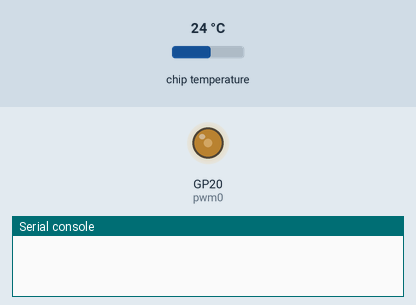
Simulated run of this program. Board: Raspberry Pi Pico running MicroPython. On the bench: output pins drawn as LEDs (lit = HIGH), the last lines printed to the serial console. The test bench sets the inputs (shaded band); at power-on: chip temperature 24 °C.

Above: at 0.1 s.
At 15.1 s:
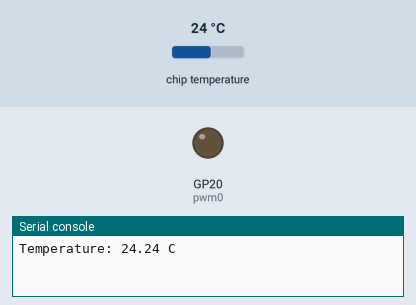
Timing chart, 0 to 16.6 s (numbered marks = the images above):
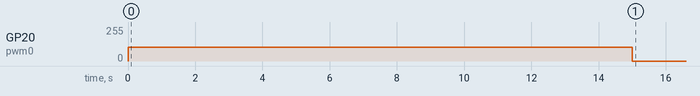

The program:

main.py
```python
from machine import lightsleep, Pin, PWM, ADC
from time import sleep

# Initialize the temperature sensor (connected to ADC pin 4)
sensor_temp = ADC(4)
conversion_factor = 3.3 / (65535)

# Initialize the temperature sensor (connected to ADC pin 4)
sensor_temp = ADC(4)
MAX_DUTY_CYCLE = 65_535
FORTY_PERCENT_DUTY_CYCLE = (MAX_DUTY_CYCLE * 2) // 5

# PWM fans use a frequency of 25 kHz.
PWM_FAN_FREQUENCY = 25_000

ONE_MILLISECOND = 0.001

# For PWM use GPIO pin #29, which is pin A0 on the Adafruit QT Py RP2040.
# PWM_PIN = 29

# For PWM use GPIO pin #15, which is pin #20 on the Raspberry Pi Pico.
PWM_PIN = 20

pwm0 = PWM(Pin(PWM_PIN))

pwm0.freq(PWM_FAN_FREQUENCY)

# Reduce the speed of the fan to 40% by setting the PWM duty cycle to 40%.
pwm0.duty_u16(FORTY_PERCENT_DUTY_CYCLE)


# Wait 15 seconds before initiating light sleep.
# This allows accessing the board for the first 15 seconds after it it receives power.
sleep(15)
# Function to calculate the temperature in Celsius from the sensor reading (integrated into rp2040)
def read_temperature():
    reading_in_volts = sensor_temp.read_u16() * conversion_factor
    temperature = 27 - (reading_in_volts - 0.706) / 0.001721
    return temperature

# Function to control fan speed based on temperature
def control_fan_speed(temperature):
    # Set PWM duty cycle based on temperature
    if temperature < 50:      # Below 50°C, fan is off or at minimum speed
        pwm0.duty_u16(0)      # Duty cycle around 0%
    elif temperature > 50:    # Between 50°C and 60°C, fan is at low speed
        pwm0.duty_u16(13107)  # Duty cycle around 20%
    elif temperature < 60 and temperature > 50: # Between 60°C and 70°C, fan is at low speed
        pwm0.duty_u16(21845)  # Duty cycle around 33%
    elif temperature > 70 :   # Over 70°C, fan is at max speed
        pwm0.duty_u16(65535)  # Duty cycle around 100%
    else:  # Else, fan is at max speed
        pwm0.duty_u16(65535)  # Duty cycle 100%

while True:
    temperature = read_temperature()
    print("Temperature: {:.2f} C".format(temperature))
    control_fan_speed(temperature)
    sleep(2)
```

Measured:
- by itself, GP20 (pwm0): 102/255 → 0/255 at 15.0 s
